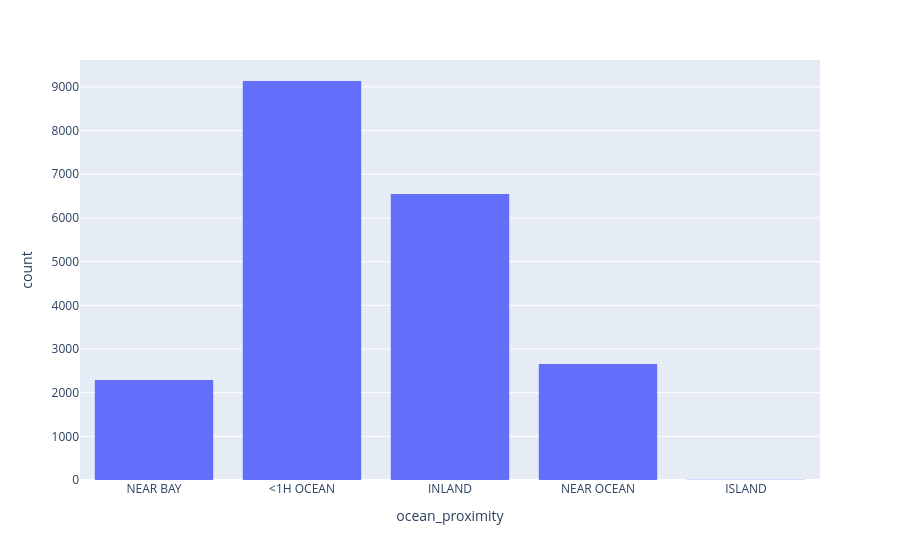

Notebook cell for this chart:
### Code cell
px.histogram(data_frame = housing_df, x = 'ocean_proximity')

### Figure 1 — Plotly figure (JSON) as saved in the notebook; plotly's stock layout.template omitted (floating-point values rounded to 4 significant figures; data arrays with more than 128 entries replaced by an {"elided": "..."} marker saying what was removed)
{"data": [{"bingroup": "x", "hovertemplate": "ocean_proximity=%{x}<br>count=%{y}<extra></extra>", "legendgroup": "", "marker": {"color": "#636efa", "pattern": {"shape": ""}}, "name": "", "orientation": "v", "showlegend": false, "type": "histogram", "x": {"elided": "20640 str values"}, "xaxis": "x", "yaxis": "y"}], "layout": {"barmode": "relative", "legend": {"tracegroupgap": 0}, "margin": {"t": 60}, "xaxis": {"anchor": "y", "domain": [0, 1], "title": {"text": "ocean_proximity"}}, "yaxis": {"anchor": "x", "domain": [0, 1], "title": {"text": "count"}}}}
